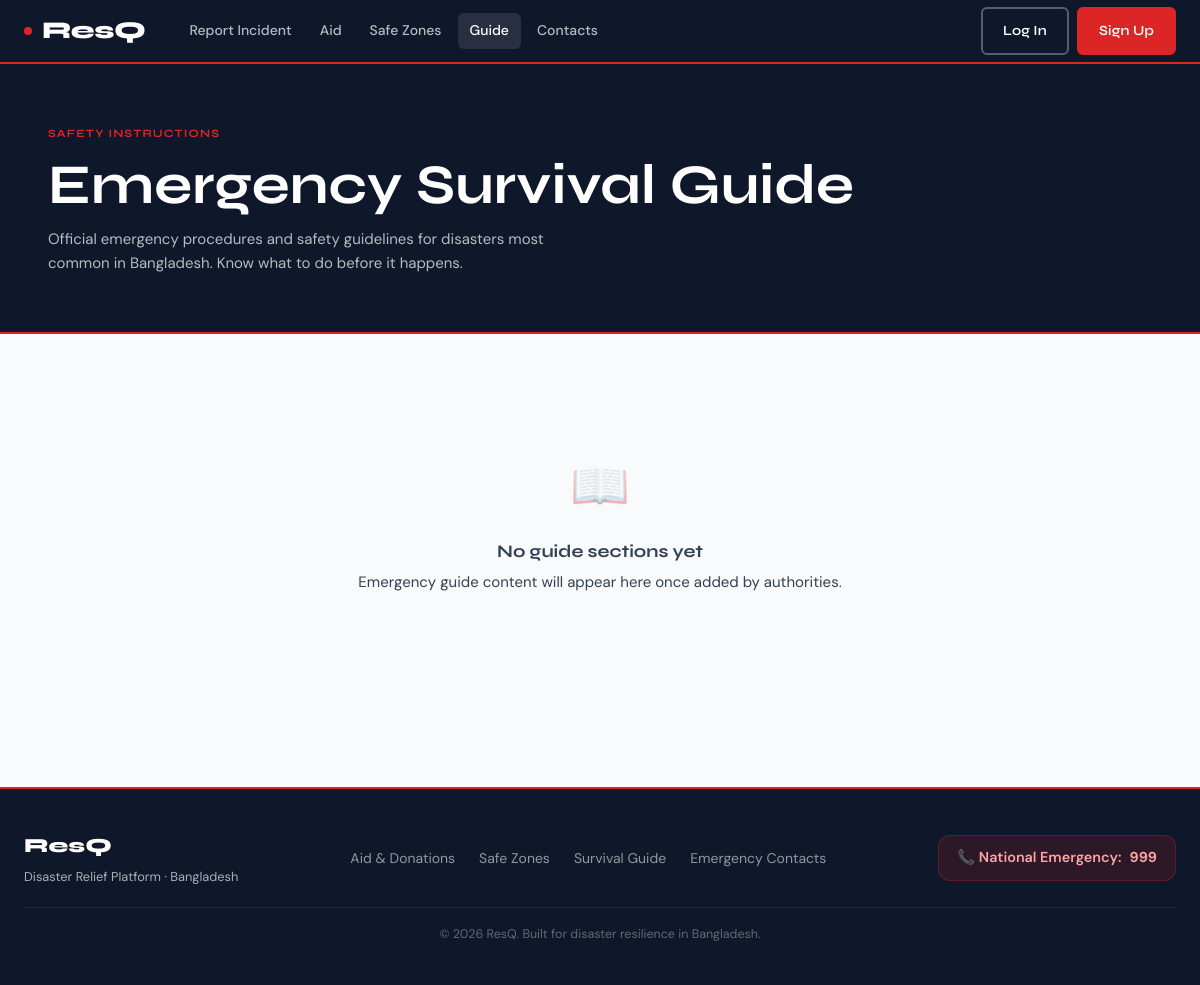
The page /guide/ on the database as committed earlier.
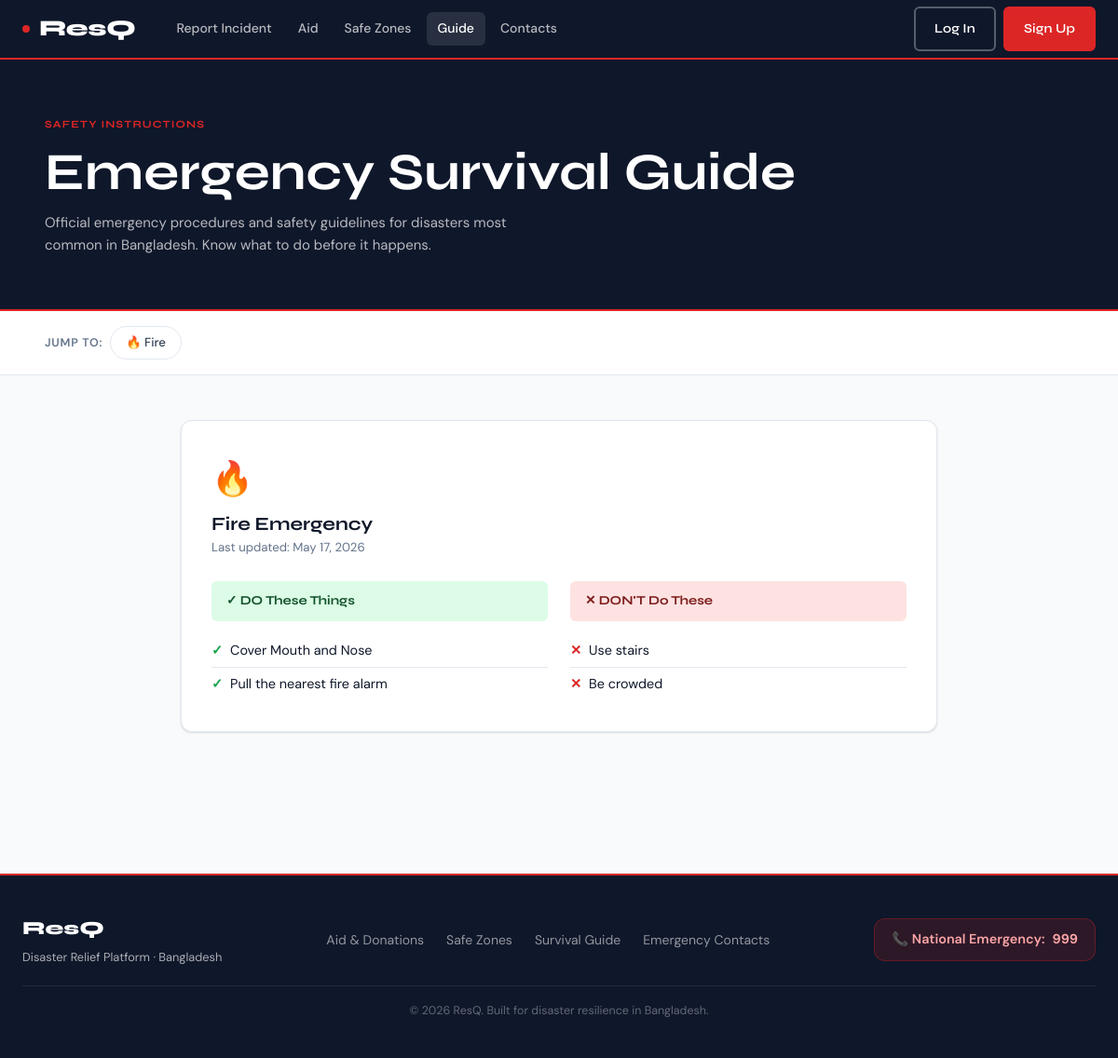
The same page on the database as committed later.
### guide/models.py (models this page shows, shortened)
class GuideSection(models.Model):
    EMERGENCY_TYPES = [
        ('fire', 'Fire'),
        ('flood', 'Flood'),
        ('earthquake', 'Earthquake'),
        ('medical', 'Medical'),
        ('structural', 'Structural Collapse'),
        ('other', 'Other'),
    ]
    emergency_type = models.CharField(
        max_length=20, choices=EMERGENCY_TYPES, unique=True
    )
    title = models.CharField(max_length=150)
    dos = models.TextField(help_text="One do per line")
    donts = models.TextField(help_text="One don't per line")
    extra_info = models.TextField(blank=True)
    last_updated_by = models.ForeignKey(
        User, null=True, blank=True,
        on_delete=models.SET_NULL,
        limit_choices_to={'role': 'authority'}
    )
    updated_at = models.DateTimeField(auto_now=True)
    def dos_list(self):
        return [line.strip() for line in self.dos.splitlines() if line.strip()]
    def donts_list(self):
        return [line.strip() for line in self.donts.splitlines() if line.strip()]

### guide/views.py (the view)
# urls.py: path('', views.guide_page, name='guide_page'),
def guide_page(request):
    sections = GuideSection.objects.all().order_by('emergency_type')
    return render(request, 'guide/guide.html', {'sections': sections})

### templates/guide/guide.html (shortened to what this page needs)
{% extends "base.html" %}
{% block content %}
<section style="background:var(--navy);padding:56px 24px;border-bottom:2px solid var(--red);">
  <div class="container">
    <div style="display:flex;align-items:center;justify-content:space-between;flex-wrap:wrap;gap:20px;">
      <div>
        <span class="section-label">Safety Instructions</span>
        <h1 style="color:white;margin-bottom:8px;">Emergency Survival Guide</h1>
        <p style="color:rgba(255,255,255,.7);max-width:500px;">
          Official emergency procedures and safety guidelines for disasters most common in Bangladesh. Know what to do before it happens.
        </p>
      </div>
    </div>
  </div>
</section>
{% if sections %}
<div style="background:white;border-bottom:1px solid var(--border);padding:16px 24px;position:sticky;top:var(--nav-h);z-index:50;">
  <div class="container" style="display:flex;align-items:center;gap:8px;flex-wrap:wrap;">
    <span style="font-size:.78rem;font-weight:600;color:var(--muted);text-transform:uppercase;letter-spacing:.06em;">Jump to:</span>
    {% for section in sections %}
    <a href="#{{ section.emergency_type }}" class="filter-btn" style="text-decoration:none;">
      {% if section.emergency_type == 'fire' %}🔥
      {% elif section.emergency_type == 'flood' %}🌊
      {% elif section.emergency_type == 'earthquake' %}🏚️
      {% elif section.emergency_type == 'medical' %}🏥
      {% elif section.emergency_type == 'structural' %}🏗️
      {% else %}⚡{% endif %}
      {{ section.emergency_type|title }}
    </a>
    {% endfor %}
  </div>
</div>
{% endif %}
<div style="padding:48px 24px;">
  <div class="container-md">
    {% if sections %}
    {% for section in sections %}
    <div class="guide-section" id="{{ section.emergency_type }}">
      <div class="guide-section__head">
        <div>
          <div style="font-size:2.25rem;margin-bottom:8px;">
            {% if section.emergency_type == 'fire' %}🔥
            {% elif section.emergency_type == 'flood' %}🌊
            {% elif section.emergency_type == 'earthquake' %}🏚️
            {% elif section.emergency_type == 'medical' %}🏥
            {% elif section.emergency_type == 'structural' %}🏗️
            {% else %}⚡{% endif %}
          </div>
          <h3>{{ section.title }}</h3>
          <small class="text-muted">Last updated: {{ section.updated_at|date:"F j, Y" }}</small>
        </div>
      </div>
      <div class="dos-donts">
        <div>
          <div style="background:var(--green-light);border-radius:var(--radius-sm);padding:10px 16px;margin-bottom:14px;font-family:var(--font-display);font-weight:700;font-size:.85rem;color:#14532d;display:flex;align-items:center;gap:8px;">
            ✓ DO These Things
          </div>
          <ul class="do-list" style="list-style:none;padding:0;">
            {% for item in section.dos_list %}
            <li>{{ item }}</li>
            {% empty %}
            <li style="color:var(--muted);font-style:italic;">No items listed.</li>
            {% endfor %}
          </ul>
        </div>
        <div>
          <div style="background:var(--red-light);border-radius:var(--radius-sm);padding:10px 16px;margin-bottom:14px;font-family:var(--font-display);font-weight:700;font-size:.85rem;color:#7f1d1d;display:flex;align-items:center;gap:8px;">
            ✕ DON'T Do These
          </div>
          <ul class="dont-list" style="list-style:none;padding:0;">
            {% for item in section.donts_list %}
            <li>{{ item }}</li>
            {% empty %}
            <li style="color:var(--muted);font-style:italic;">No items listed.</li>
            {% endfor %}
          </ul>
        </div>
      </div>
    </div>
    {% endfor %}
    {% else %}
    <div class="empty-state">
      <div class="empty-icon">📖</div>
      <h3>No guide sections yet</h3>
      <p>{% if user.is_authenticated and user.role == 'authority' %}Add the first guide section using the button above.{% else %}Emergency guide content will appear here once added by authorities.{% endif %}</p>
    </div>
    {% endif %}
  </div>
</div>
{% endblock %}

Rows that differ between the two databases and show on the page:
added GuideSection: emergency_type "Fire", title "Fire Emergency", updated_at "May 17, 2026", dos_list "Cover Mouth and Nose" "Pull the nearest fire alarm", donts_list "Use stairs" "Be crowded"
Other text that changed with them:
text no longer shown: "📖 No guide sections yet Emergency guide content will appear here once added by authorities."
text now shown: "JUMP TO:"
